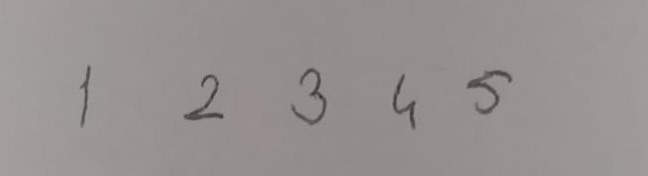
#> input picture testData1.png, 648 x 176 px
$ python -i 'kNN_Sayı.py'   (imports and definitions only)
#> lines starting #> are read from the running program, lines starting #| are printed output that depends on the picture; after the words box and inside, x2 and y2 are one past the last pixel; in counts of white or black regions, pixels touching at a corner belong together
#> further down, picture is the input picture: shape (176, 648, 3); mean B, G, R 143.4, 146.3, 151.3
import cv2 as cv
import numpy as np

def createKnn():
    knn = cv.ml.KNearest_create()
    img = cv.imread('digits.png')
    gray = cv.cvtColor(img, cv.COLOR_BGR2GRAY)
    cells = [np.hsplit(row,100) for row in np.vsplit(gray,50)]
    train = np.array(cells).reshape(-1,400).astype(np.float32)
    trainLabel = np.repeat(np.arange(10),500)
    return knn, train, trainLabel


def updateKnn(knn, train, trainLabel, newData=None, newDataLabel=None):
    if (newData is not None) and (newDataLabel is not None):
        print(train.shape, newData.shape)
        newData = newData.reshape(-1,400).astype(np.float32)
        train = np.vstack((train,newData))
        trainLabel = np.hstack((trainLabel,newDataLabel))
    knn.train(train,cv.ml.ROW_SAMPLE,trainLabel)
    return knn, train, trainLabel


def imgSet(img):
    rois=[]
    imgGray= cv.cvtColor(img,cv.COLOR_BGR2GRAY)
    imgBlur= cv.GaussianBlur(imgGray,(11,11),0)
    imgThresh = cv.adaptiveThreshold(imgBlur,255,cv.ADAPTIVE_THRESH_GAUSSIAN_C,cv.THRESH_BINARY_INV,5,1)
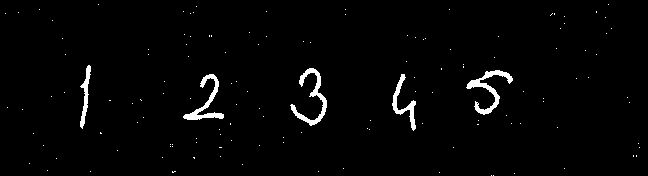
#> imgThresh: shape (176, 648); 2% white; 136 white regions (131 under 20 px)
    kontur,_=cv.findContours(imgThresh,cv.RETR_TREE,cv.CHAIN_APPROX_SIMPLE)
#> kontur = 137 contours, 132 with area under 20; largest, box (x1, y1, x2, y2) and area: (466, 70, 513, 115) 429, (290, 68, 327, 126) 409, (183, 74, 224, 120) 374, (392, 74, 416, 131) 280, (80, 65, 91, 129) 206
    for k in kontur:
        (x,y,w,h)=cv.boundingRect(k)
        rois.append((x,y,w,h))
        if cv.contourArea(k) > 150:
            cv.rectangle(imgThresh, (x - 20, y - 10), (w + x + 20, h + y + 10), (255, 255, 255), 1)
#> this loop made 137 passes
#> (x, y, w, h) on passes 1 to 12: (493, 175, 1, 1), (491, 175, 1, 1), (514, 173, 1, 1), (439, 172, 1, 1), (318, 171, 1, 1), (172, 171, 4, 2), (90, 171, 1, 1), (47, 170, 1, 1), (564, 168, 1, 1), (343, 168, 1, 1), (242, 164, 1, 1), (29, 163, 1, 1)
#> (k, x, y, w, h) on passes 14, 17, 18, 22, 38, 43: ([[193, 157], [194, 158], [194, 157]], 193, 157, 2, 2), ([[636, 155], [636, 156]], 636, 155, 1, 2), ([[633, 155], [633, 156]], 633, 155, 1, 2), ([[219, 147], [221, 147]], 219, 147, 3, 1), ([[100, 132], [100, 133], [101, 133]], 100, 132, 2, 2), ([[477, 124], [478, 124]], 477, 124, 2, 1)
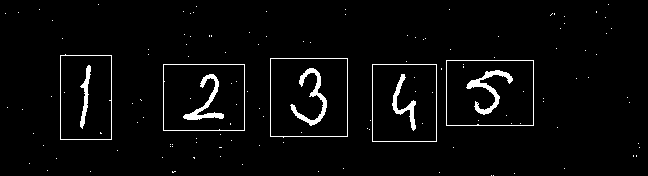
#> imgThresh: shape (176, 648); 3.3% white; 134 white regions (124 under 20 px), largest, box (x1, y1, x2, y2) and area: (466, 70, 513, 115) 537, (290, 68, 327, 126) 523, (183, 74, 224, 120) 474
#> after the loop, rois = 137 items, first 6: (493, 175, 1, 1), (491, 175, 1, 1), (514, 173, 1, 1), (439, 172, 1, 1), (318, 171, 1, 1), (172, 171, 4, 2)
    return rois, imgThresh

>>> import cv2
>>> picture = cv2.imread('testData1.png')
>>> result = imgSet(picture)
